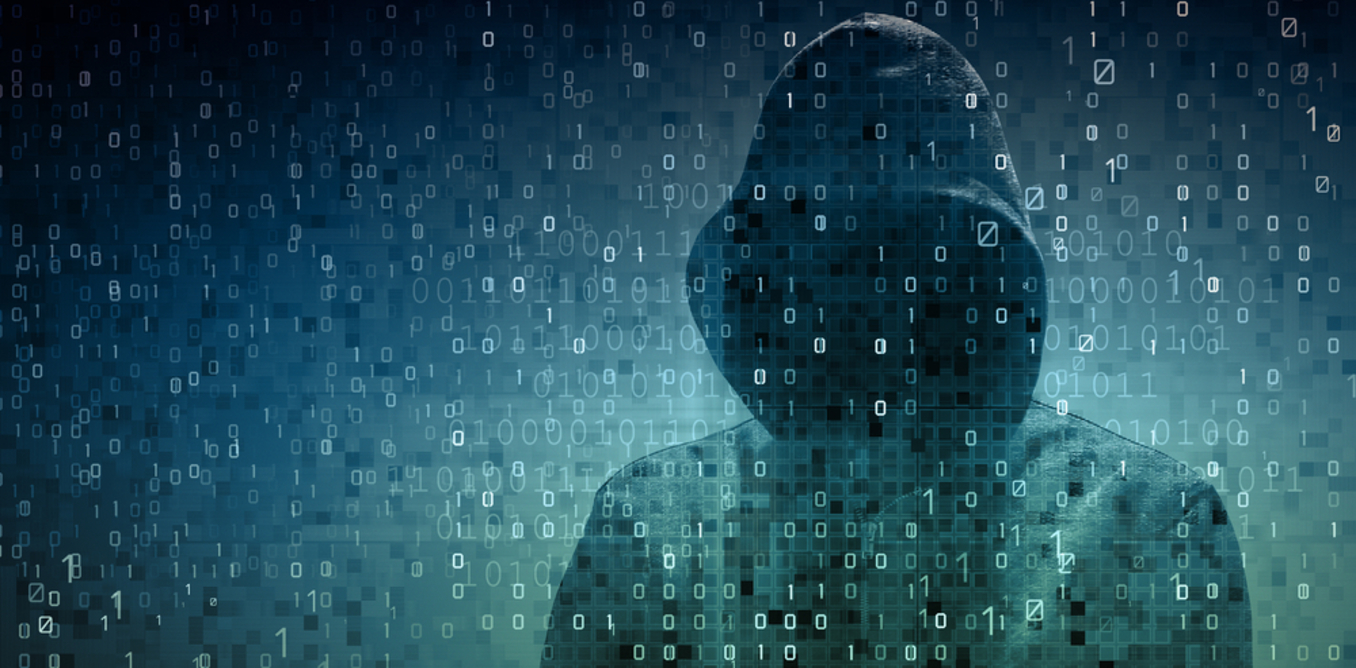
#> input picture Midterm/dark.jpg, 1356 x 668 px
$ jupyter execute Task2.ipynb   (shell and % lines are left out)   (older library calls are emulated)
#> lines starting #> are read from the running program, lines starting #| are printed output that depends on the picture
[cell 1]
import cv2
import numpy as np
from matplotlib import pyplot as plt
import matplotlib.image as pltimg

img = pltimg.imread('dark.jpg',0)
#> img is the input picture: shape (668, 1356, 3); mean R, G, B 33.9, 75.3, 89.1

fig = plt.figure(figsize=(15,10))
plt.subplot(221)
plt.imshow(img)
plt.subplot(222)
plt.hist(img.ravel(),256,[0,256]); plt.show()
#> after `plt.hist(img.ravel(), 256, [0, 256])`:
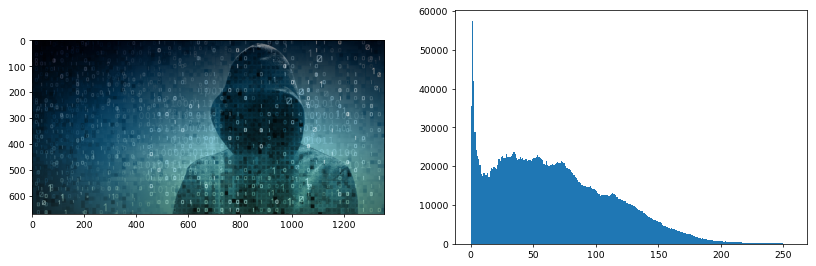
#> figure drawn by matplotlib, 2 panels; panel 2: tallest bar 57325 high, from x = 1 to 2

[cell 2]
import matplotlib.pyplot as plt
#import matplotlib.image as img
import numpy as np
import scipy.misc as img
from skimage import feature

from scipy import ndimage
import random


image = img.imread('dark.jpg')
imag = img.imread('dark.jpg', mode = 'F')
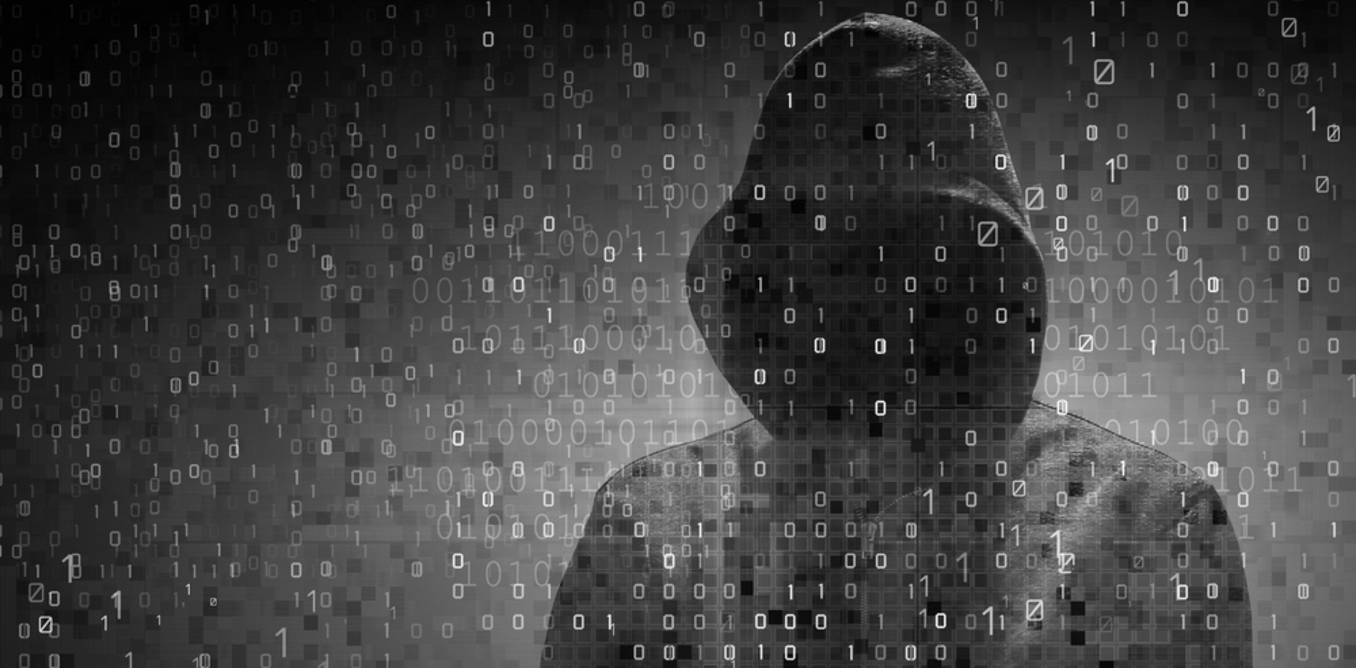
#> imag: shape (668, 1356) float32; min 0.228, max 249.9, mean 64.5
im = image


fig = plt.figure(figsize=(15,10))

plt.subplot(223)
plt.imshow(image)

plt.subplot(221)
plt.hist(im.ravel(), 256, [0,256])


sumr = 0
sumg = 0
sumb = 0
for i in range(image.shape[0]):
    for j in range(image.shape[1]):
        sumr += image[i,j,0]
        sumg += image[i,j,1]
        sumb += image[i,j,2]
#> after the loop, sumb = 80702315; sumg = 68232019; sumr = 30723608

sumr /= image.size
#> sumr = 11.31
sumg /= image.size
#> sumg = 25.11
sumb /= image.size
#> sumb = 29.7

avg = sumr + sumg + sumb
#> avg = 66.11
avg /= 3
#> avg = 22.04


for i in range(image.shape[0]):
    for j in range(image.shape[1]):
        image[i,j,0]*=avg/sumr
        image[i,j,1]*=avg/sumg
        image[i,j,2]*=avg/sumb
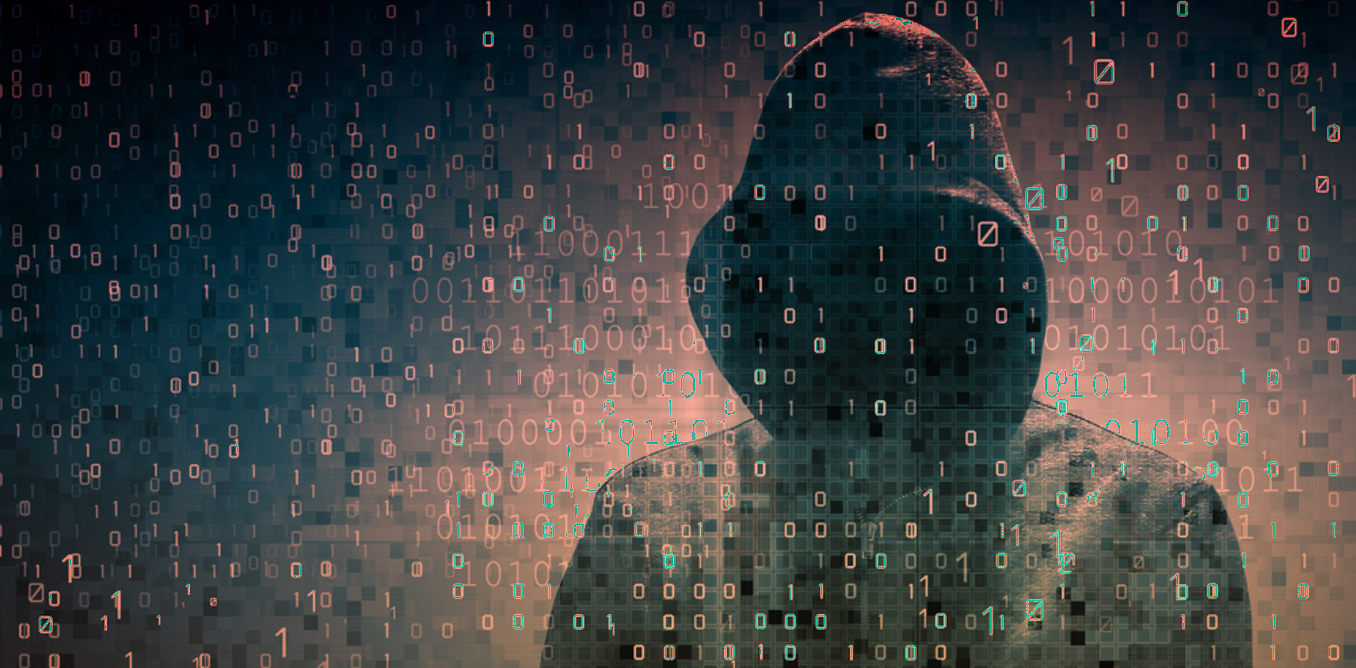
#> image: shape (668, 1356, 3); mean R, G, B 63.3, 65.6, 65.6


plt.subplot(222)
plt.imshow(imag, cmap = 'gray')


plt.show()
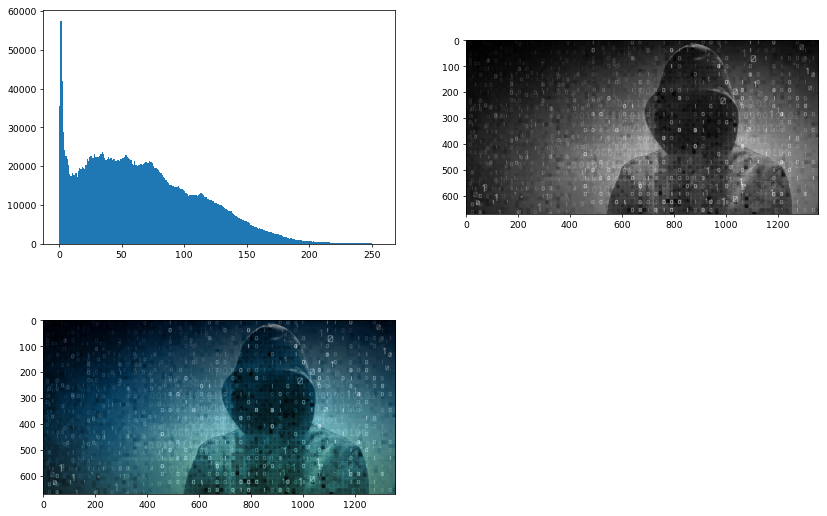
#> figure drawn by matplotlib, 3 panels; panel 2: tallest bar 57325 high, from x = 1 to 2
